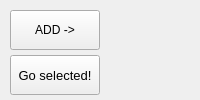
          <widget class="QWidget" name="operations_tab">
           <attribute name="title">
            <string>Operations</string>
           </attribute>
           <layout class="QGridLayout" name="gridLayout_3">
            <property name="leftMargin">
             <number>0</number>
            </property>
            <property name="topMargin">
             <number>0</number>
            </property>
            <property name="rightMargin">
             <number>0</number>
            </property>
            <property name="bottomMargin">
             <number>0</number>
            </property>
            <property name="spacing">
             <number>0</number>
            </property>
            <item row="0" column="0">
             <layout class="QHBoxLayout" name="operationsTab_horizontalLayout" stretch="1,0">
              <property name="spacing">
               <number>0</number>
              </property>
              <item>
               <widget class="QWidget" name="operationsButtons_widget" native="true">
                <property name="maximumSize">
                 <size>
                  <width>110</width>
                  <height>16777215</height>
                 </size>
                </property>
                <widget class="QPushButton" name="addOperation_pushButton">
                 <property name="geometry">
                  <rect>
                   <x>10</x>
                   <y>10</y>
                   <width>90</width>
                   <height>40</height>
                  </rect>
                 </property>
                 <property name="text">
                  <string>ADD -&gt;</string>
                 </property>
                </widget>
                <widget class="QPushButton" name="goSelected_pushButton">
                 <property name="geometry">
                  <rect>
                   <x>10</x>
                   <y>55</y>
                   <width>90</width>
                   <height>40</height>
                  </rect>
                 </property>
                 <property name="font">
                  <font>
                   <pointsize>10</pointsize>
                  </font>
                 </property>
                 <property name="text">
                  <string>Go selected!</string>
                 </property>
                </widget>
                <widget class="QPushButton" name="goMarked_pushButton">
                 <property name="geometry">
                  <rect>
                   <x>10</x>
                   <y>100</y>
                   <width>90</width>
                   <height>40</height>
                  </rect>
                 </property>
                 <property name="font">
                  <font>
                   <pointsize>10</pointsize>
                  </font>
                 </property>
                 <property name="text">
                  <string>Go marked!</string>
                 </property>
                </widget>
               </widget>
              </item>
              <item>
               <widget class="QWidget" name="operationsBox_widget" native="true"/>
              </item>
             </layout>
            </item>
           </layout>
          </widget>
